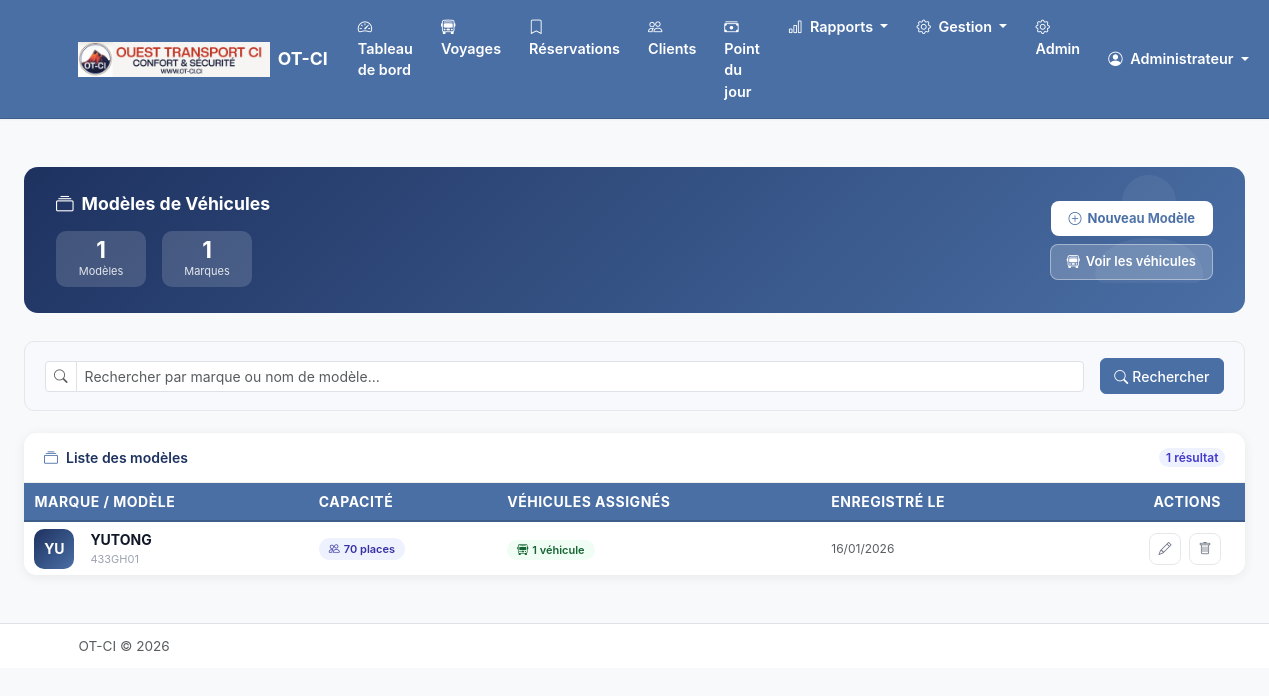
The page /vehicules/modeles/ (signed in) on the database its author committed.
### apps/compagnie/models.py (models this page shows, shortened)
class Compagnie(models.Model):
    nom = models.CharField(max_length=200, verbose_name="Nom de la compagnie")
    logo = models.ImageField(
        upload_to='logos/',
        blank=True,
        null=True,
        verbose_name="Logo"
    )
    nom_pdg = models.CharField(max_length=200, verbose_name="Nom du PDG")
    adresse = models.TextField(blank=True, verbose_name="Adresse")
    telephone = models.CharField(max_length=20, blank=True, verbose_name="Téléphone")
    email = models.EmailField(blank=True, verbose_name="Email")
    utiliser_souche = models.BooleanField(
        default=False,
        verbose_name="Imprimer avec souche",
        help_text="Si activé, chaque ticket payé sera imprimé avec une souche détachable pour la compagnie"
    )
    date_creation = models.DateTimeField(auto_now_add=True)
    date_modification = models.DateTimeField(auto_now=True)
    class Meta:
        verbose_name = "Compagnie"
        verbose_name_plural = "Compagnie"
    @classmethod
    def get_instance(cls):
        return cls.objects.first()

### apps/personnel/models.py (models this page shows, shortened)
class Utilisateur(AbstractUser):
    ROLE_CHOICES = [
        ('pdg', 'PDG'),
        ('super_admin', 'Super Administrateur'),
        ('manager', 'Manager'),
        ('chef_gare', 'Chef de Gare'),
        ('guichetier', 'Guichetier'),
    ]
    nom_complet = models.CharField(max_length=200, verbose_name="Nom complet")
    telephone = models.CharField(max_length=20, blank=True, verbose_name="Téléphone")
    role = models.CharField(
        max_length=20,
        choices=ROLE_CHOICES,
        default='guichetier',
        verbose_name="Rôle"
    )
    gare = models.ForeignKey(
        'gares.Gare',
        on_delete=models.SET_NULL,
        null=True,
        blank=True,
        related_name='utilisateurs',
        verbose_name="Gare"
    )
    actif = models.BooleanField(default=True, verbose_name="Actif")
    date_creation = models.DateTimeField(auto_now_add=True)
    date_modification = models.DateTimeField(auto_now=True)
    objects = UtilisateurManager()
    EMAIL_FIELD = 'email'
    USERNAME_FIELD = 'username'
    REQUIRED_FIELDS = ['nom_complet']
    class Meta:
        verbose_name = "Utilisateur"
        verbose_name_plural = "Utilisateurs"
        ordering = ['nom_complet']
    @property
    def is_super_admin(self):
        return self.role == 'super_admin'
    @property
    def has_global_access(self):
        return self.role in ['pdg', 'super_admin', 'manager']

### apps/vehicules/models.py (models this page shows, shortened)
class ModeleVehicule(models.Model):
    nom = models.CharField(
        max_length=100,
        verbose_name="Nom du modèle",
        help_text="Ex: Yutong 70 places"
    )
    marque = models.CharField(max_length=100, verbose_name="Marque")
    capacite = models.PositiveIntegerField(verbose_name="Capacité (places vendables)")
    disposition_sieges = models.JSONField(
        verbose_name="Disposition des sièges",
        help_text="Configuration JSON de la disposition des sièges",
        default=dict
    )
    description = models.TextField(blank=True, verbose_name="Description")
    date_creation = models.DateTimeField(auto_now_add=True)
    date_modification = models.DateTimeField(auto_now=True)
    class Meta:
        verbose_name = "Modèle de véhicule"
        verbose_name_plural = "Modèles de véhicules"
        ordering = ['marque', 'nom']

### apps/vehicules/views.py (the view)
# urls.py: path('modeles/', views.ModeleVehiculeListView.as_view(), name='modele_list'),
class ModeleVehiculeListView(AdminRequiredMixin, ListView):
    model = ModeleVehicule
    template_name = 'vehicules/modele_list.html'
    context_object_name = 'modeles'
    def get_queryset(self):
        queryset = super().get_queryset().annotate(nb_vehicules=Count('vehicules'))
        search = self.request.GET.get('q')
        if search:
            queryset = queryset.filter(
                Q(nom__icontains=search) |
                Q(marque__icontains=search)
            )
        return queryset.order_by('marque', 'nom')
    def get_context_data(self, **kwargs):
        context = super().get_context_data(**kwargs)
        context['search_query'] = self.request.GET.get('q', '')
        context['nb_total'] = ModeleVehicule.objects.count()
        context['nb_marques'] = ModeleVehicule.objects.values('marque').distinct().count()
        return context

### templates/vehicules/modele_list.html (shortened to what this page needs)
{% extends 'base.html' %}
{% block content %}
<div class="container-fluid py-4 px-4">
    <div class="page-header d-flex justify-content-between align-items-center flex-wrap gap-3">
        <div>
            <h4><i class="bi bi-collection me-2"></i>Modèles de Véhicules</h4>
            <div class="d-flex gap-3 mt-3 flex-wrap">
                <div class="header-stat">
                    <div class="hs-val">{{ nb_total }}</div>
                    <div class="hs-lbl">Modèles</div>
                </div>
                <div class="header-stat">
                    <div class="hs-val">{{ nb_marques }}</div>
                    <div class="hs-lbl">Marques</div>
                </div>
            </div>
        </div>
        <div class="d-flex flex-column gap-2 align-items-end">
            <a href="{% url 'vehicules:modele_create' %}" class="btn-new">
                <i class="bi bi-plus-circle"></i> Nouveau Modèle
            </a>
            <a href="{% url 'vehicules:vehicule_list' %}" class="btn-vehicles">
                <i class="bi bi-bus-front"></i> Voir les véhicules
            </a>
        </div>
    </div>
    <div class="filter-zone">
        <form method="get" class="d-flex gap-3 align-items-center flex-wrap">
            <div class="flex-grow-1">
                <div class="input-group input-group-sm">
                    <span class="input-group-text bg-white"><i class="bi bi-search text-muted"></i></span>
                    <input type="text" name="q" class="form-control"
                           placeholder="Rechercher par marque ou nom de modèle..."
                           value="{{ search_query }}">
                </div>
            </div>
            <button type="submit" class="btn btn-primary btn-sm">
                <i class="bi bi-search me-1"></i>Rechercher
            </button>
        </form>
    </div>
    <div class="mod-card">
        <div class="table-header">
            <span><i class="bi bi-collection me-2" style="color:var(--color-accent)"></i>Liste des modèles</span>
            <span class="badge rounded-pill" style="background:#eef2ff;color:#4338ca;font-size:12px;font-weight:600">
                {{ modeles|length }} résultat{{ modeles|length|pluralize }}
            </span>
        </div>
        {% if modeles %}
        <div class="table-responsive">
            <table class="table m-table mb-0">
                <thead>
                    <tr>
                        <th>Marque / Modèle</th>
                        <th>Capacité</th>
                        <th>Véhicules assignés</th>
                        <th>Enregistré le</th>
                        <th class="text-end pe-4">Actions</th>
                    </tr>
                </thead>
                <tbody>
                    {% for modele in modeles %}
                    <tr>
                        <td>
                            <div class="d-flex align-items-center gap-3">
                                <div class="m-icon">
                                    {{ modele.marque|slice:":2"|upper }}
                                </div>
                                <div>
                                    <div class="m-marque">{{ modele.marque }}</div>
                                    <div class="m-sub">{{ modele.nom }}</div>
                                </div>
                            </div>
                        </td>
                        <td>
                            <span class="badge-capacite">
                                <i class="bi bi-people"></i>{{ modele.capacite }} places
                            </span>
                        </td>
                        <td>
                            {% if modele.nb_vehicules > 0 %}
                                <span class="badge-veh">
                                    <i class="bi bi-bus-front me-1"></i>{{ modele.nb_vehicules }} véhicule{{ modele.nb_vehicules|pluralize }}
                                </span>
                            {% else %}
                                <span class="badge-veh-zero">Aucun</span>
                            {% endif %}
                        </td>
                        <td class="text-muted" style="font-size:12px;">
                            {{ modele.date_creation|date:"d/m/Y" }}
                        </td>
                        <td class="text-end pe-4">
                            <div class="d-flex gap-2 justify-content-end">
                                <a href="{% url 'vehicules:modele_update' modele.pk %}"
                                   class="btn-action edit" title="Modifier">
                                    <i class="bi bi-pencil"></i>
                                </a>
                                <a href="{% url 'vehicules:modele_delete' modele.pk %}"
                                   class="btn-action del" title="Supprimer">
                                    <i class="bi bi-trash"></i>
                                </a>
                            </div>
                        </td>
                    </tr>
                    {% endfor %}
                </tbody>
            </table>
        </div>
        {% endif %}
    </div>
</div>
{% endblock %}

### templates/base.html (shortened to what this page needs)
{% load static %}
<!DOCTYPE html>
<html lang="fr">
<head>
    <link href="https://cdn.jsdelivr.net/npm/bootstrap@5.3.2/dist/css/bootstrap.min.css" rel="stylesheet">
    <link href="https://cdn.jsdelivr.net/npm/bootstrap-icons@1.11.1/font/bootstrap-icons.css" rel="stylesheet">
    <link href="{% static 'css/custom.css' %}" rel="stylesheet">
</head>
<body>
    <nav class="navbar navbar-expand-lg navbar-dark sticky-top">
        <div class="container">
            <a class="navbar-brand d-flex align-items-center" href="{% url 'guichet:dashboard' %}">
                {% if compagnie and compagnie.logo %}
                    <img src="{{ compagnie.logo.url }}" alt="Logo" height="35" class="me-2">
                {% endif %}
                <span>{% if compagnie %}{{ compagnie.nom }}{% else %}Gestion Billetterie{% endif %}</span>
            </a>
            <div class="collapse navbar-collapse" id="navbarNav">
                {% if user.is_authenticated %}
                <ul class="navbar-nav me-auto">
                    <li class="nav-item">
                        <a class="nav-link {% if request.resolver_match.url_name == 'dashboard' %}active{% endif %}"
                           href="{% url 'guichet:dashboard' %}">
                            <i class="bi bi-speedometer2 me-1"></i> Tableau de bord
                        </a>
                    </li>
                    <li class="nav-item">
                        <a class="nav-link {% if request.resolver_match.url_name == 'voyage_list' %}active{% endif %}"
                           href="{% url 'guichet:voyage_list' %}">
                            <i class="bi bi-bus-front me-1"></i> Voyages
                        </a>
                    </li>
                    <li class="nav-item">
                        <a class="nav-link {% if request.resolver_match.url_name == 'reservations' %}active{% endif %}"
                           href="{% url 'guichet:reservations' %}">
                            <i class="bi bi-bookmark me-1"></i> Réservations
                        </a>
                    </li>
                    <li class="nav-item">
                        <a class="nav-link {% if 'clients' in request.path %}active{% endif %}"
                           href="{% url 'clients:client_list' %}">
                            <i class="bi bi-people me-1"></i> Clients
                        </a>
                    </li>
                    <li class="nav-item">
                        <a class="nav-link {% if 'comptabilite' in request.path %}active{% endif %}"
                           href="{% url 'comptabilite:point_journalier' %}">
                            <i class="bi bi-cash-stack me-1"></i> Point du jour
                        </a>
                    </li>
                    <li class="nav-item dropdown">
                        <a class="nav-link dropdown-toggle" href="#" data-bs-toggle="dropdown">
                            <i class="bi bi-bar-chart me-1"></i> Rapports
                        </a>
                    </li>
                    <li class="nav-item dropdown">
                        <a class="nav-link dropdown-toggle" href="#" data-bs-toggle="dropdown">
                            <i class="bi bi-gear me-1"></i> Gestion
                        </a>
                    </li>
                    {% if user.is_superuser %}
                    <li class="nav-item">
                        <a class="nav-link" href="{% url 'admin:index' %}">
                            <i class="bi bi-gear me-1"></i> Admin
                        </a>
                    </li>
                    {% endif %}
                </ul>
                <ul class="navbar-nav">
                    <li class="nav-item dropdown">
                        <a class="nav-link dropdown-toggle" href="#" data-bs-toggle="dropdown">
                            <i class="bi bi-person-circle me-1"></i>
                            {{ user.nom_complet|default:user.username }}
                        </a>
                    </li>
                </ul>
                {% endif %}
            </div>
        </div>
    </nav>
    <main class="py-4">
        {% block content %}{% endblock %}
    </main>
    <footer class="py-3 mt-auto border-top bg-white">
        <div class="container">
            <div class="d-flex justify-content-between align-items-center">
                <span class="text-muted">
                    {% if compagnie %}{{ compagnie.nom }}{% else %}Gestion Billetterie{% endif %} &copy; {% now "Y" %}
                </span>
            </div>
        </div>
    </footer>
</body>
</html>

### rows shown on the page
Compagnie: logo (picture), nom "OT-CI"
Utilisateur: nom_complet "Administrateur"
ModeleVehicule: marque "YU", marque "YUTONG", nom "433GH01", capacite "70", nb_vehicules "1", date_creation "16/01/2026"

### other values the page prints
{{ nb_total }} "1"
{{ nb_marques }} "1"
{{ modeles|length }} "1"
